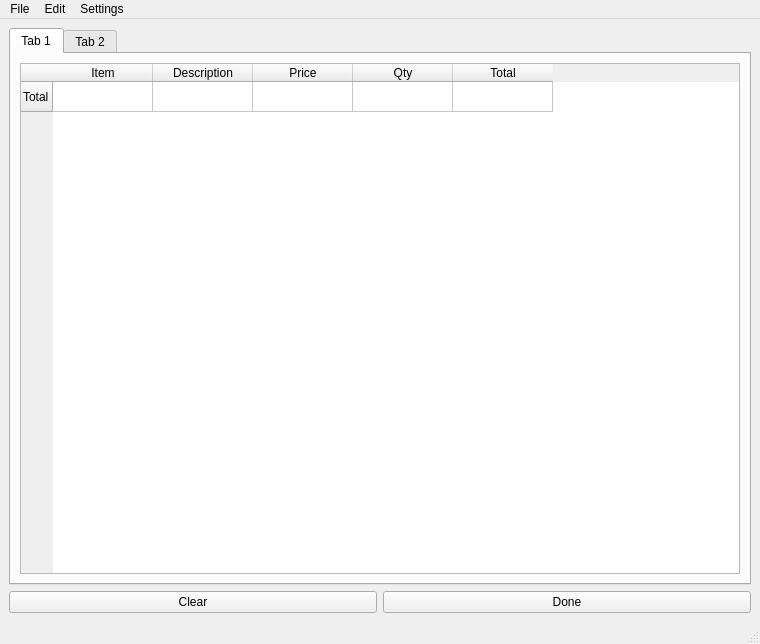
<?xml version="1.0" encoding="UTF-8"?>
<ui version="4.0">
 <class>winMain</class>
 <widget class="QMainWindow" name="winMain">
  <property name="geometry">
   <rect>
    <x>0</x>
    <y>0</y>
    <width>760</width>
    <height>644</height>
   </rect>
  </property>
  <property name="windowTitle">
   <string>Laughing dog</string>
  </property>
  <widget class="QWidget" name="centralwidget">
   <property name="autoFillBackground">
    <bool>false</bool>
   </property>
   <layout class="QGridLayout" name="gridLayout">
    <item row="0" column="0">
     <widget class="QTabWidget" name="tabWidget">
      <property name="sizePolicy">
       <sizepolicy hsizetype="Expanding" vsizetype="Expanding">
        <horstretch>200</horstretch>
        <verstretch>200</verstretch>
       </sizepolicy>
      </property>
      <property name="sizeIncrement">
       <size>
        <width>1</width>
        <height>1</height>
       </size>
      </property>
      <property name="autoFillBackground">
       <bool>true</bool>
      </property>
      <property name="currentIndex">
       <number>0</number>
      </property>
      <widget class="QWidget" name="tab">
       <attribute name="title">
        <string>Tab 1</string>
       </attribute>
       <layout class="QGridLayout" name="gridLayout_2">
        <item row="0" column="0">
         <widget class="QTableWidget" name="tblMain">
          <property name="sizePolicy">
           <sizepolicy hsizetype="Expanding" vsizetype="Expanding">
            <horstretch>200</horstretch>
            <verstretch>200</verstretch>
           </sizepolicy>
          </property>
          <property name="sizeIncrement">
           <size>
            <width>1</width>
            <height>1</height>
           </size>
          </property>
          <property name="autoFillBackground">
           <bool>true</bool>
          </property>
          <property name="editTriggers">
           <set>QAbstractItemView::NoEditTriggers</set>
          </property>
          <property name="alternatingRowColors">
           <bool>true</bool>
          </property>
          <property name="selectionBehavior">
           <enum>QAbstractItemView::SelectRows</enum>
          </property>
          <attribute name="horizontalHeaderCascadingSectionResizes">
           <bool>true</bool>
          </attribute>
          <attribute name="horizontalHeaderDefaultSectionSize">
           <number>100</number>
          </attribute>
          <attribute name="horizontalHeaderStretchLastSection">
           <bool>false</bool>
          </attribute>
          <row>
           <property name="text">
            <string>Total</string>
           </property>
          </row>
          <column>
           <property name="text">
            <string>Item</string>
           </property>
          </column>
          <column>
           <property name="text">
            <string>Description</string>
           </property>
          </column>
          <column>
           <property name="text">
            <string>Price</string>
           </property>
          </column>
          <column>
           <property name="text">
            <string>Qty</string>
           </property>
          </column>
          <column>
           <property name="text">
            <string>Total</string>
           </property>
          </column>
          <item row="0" column="0">
           <property name="text">
            <string/>
           </property>
           <property name="flags">
            <set>NoItemFlags</set>
           </property>
          </item>
          <item row="0" column="1">
           <property name="text">
            <string/>
           </property>
           <property name="flags">
            <set>NoItemFlags</set>
           </property>
          </item>
          <item row="0" column="2">
           <property name="text">
            <string/>
           </property>
           <property name="flags">
            <set>NoItemFlags</set>
           </property>
          </item>
          <item row="0" column="3">
           <property name="text">
            <string/>
           </property>
           <property name="flags">
            <set>NoItemFlags</set>
           </property>
          </item>
          <item row="0" column="4">
           <property name="text">
            <string/>
           </property>
           <property name="flags">
            <set>ItemIsSelectable|ItemIsEditable|ItemIsUserCheckable|ItemIsEnabled</set>
           </property>
          </item>
         </widget>
        </item>
       </layout>
      </widget>
      <widget class="QWidget" name="tab_2">
       <attribute name="title">
        <string>Tab 2</string>
       </attribute>
      </widget>
     </widget>
    </item>
    <item row="1" column="0">
     <widget class="QFrame" name="frame">
      <property name="enabled">
       <bool>true</bool>
      </property>
      <layout class="QHBoxLayout" name="horizontalLayout">
       <property name="spacing">
        <number>6</number>
       </property>
       <property name="margin">
        <number>0</number>
       </property>
       <item>
        <widget class="QPushButton" name="btnClear">
         <property name="text">
          <string>Clear</string>
         </property>
        </widget>
       </item>
       <item>
        <widget class="QPushButton" name="btnDone">
         <property name="text">
          <string>Done</string>
         </property>
        </widget>
       </item>
      </layout>
     </widget>
    </item>
   </layout>
  </widget>
  <widget class="QMenuBar" name="menubar">
   <property name="geometry">
    <rect>
     <x>0</x>
     <y>0</y>
     <width>760</width>
     <height>20</height>
    </rect>
   </property>
   <widget class="QMenu" name="menuFile">
    <property name="title">
     <string>File</string>
    </property>
   </widget>
   <widget class="QMenu" name="menuEdit">
    <property name="title">
     <string>Edit</string>
    </property>
   </widget>
   <widget class="QMenu" name="menuSettings">
    <property name="title">
     <string>Settings</string>
    </property>
   </widget>
   <addaction name="menuFile"/>
   <addaction name="menuEdit"/>
   <addaction name="menuSettings"/>
  </widget>
  <widget class="QStatusBar" name="statusbar"/>
 </widget>
 <resources/>
 <connections>
  <connection>
   <sender>btnClear</sender>
   <signal>clicked()</signal>
   <receiver>tblMain</receiver>
   <slot>clearContents()</slot>
   <hints>
    <hint type="sourcelabel">
     <x>176</x>
     <y>599</y>
    </hint>
    <hint type="destinationlabel">
     <x>176</x>
     <y>509</y>
    </hint>
   </hints>
  </connection>
 </connections>
</ui>
